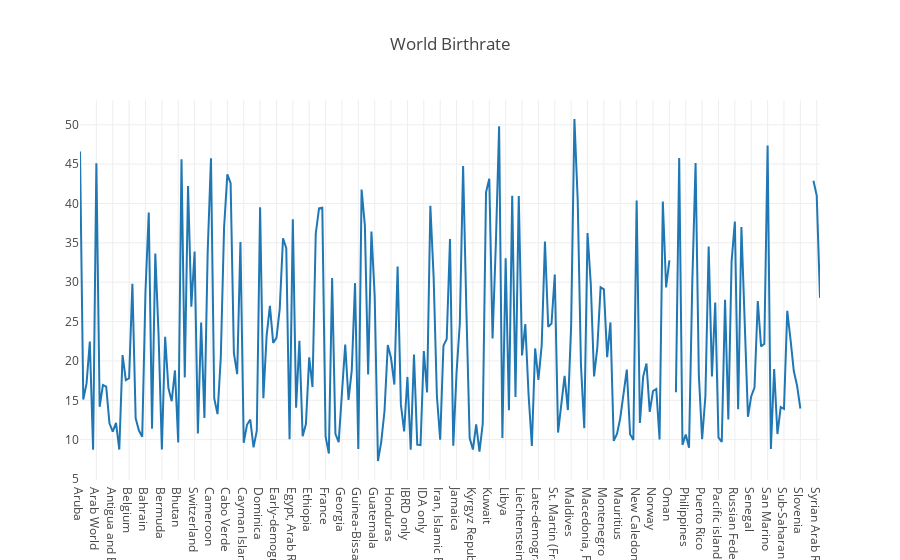

This figure's notebook cell:
### Code cell
import plotly
import plotly.graph_objs as go

# plotly.offline.init_notebook_mode(connected=True)

# View online
py.iplot({
    "data": [go.Scatter(x= df.CountryName, y= df.Birthrate)],
    "layout": go.Layout(title="World Birthrate")
})


# View offline
plotly.offline.iplot({
    "data": [go.Scatter(x= df.CountryName, y= df.Birthrate)],
    "layout": go.Layout(title="World Birthrate")
})

### Figure 1 — Plotly figure (JSON) as saved in the notebook; plotly's stock layout.template omitted (floating-point values rounded to 4 significant figures; data arrays with more than 128 entries replaced by an {"elided": "..."} marker saying what was removed)
{"data": [{"type": "scatter", "uid": "11656f50-a262-11e8-af28-b88a605d4570", "x": {"elided": "227 str values"}, "y": {"elided": "227 float values"}}], "layout": {"title": "World Birthrate"}}
